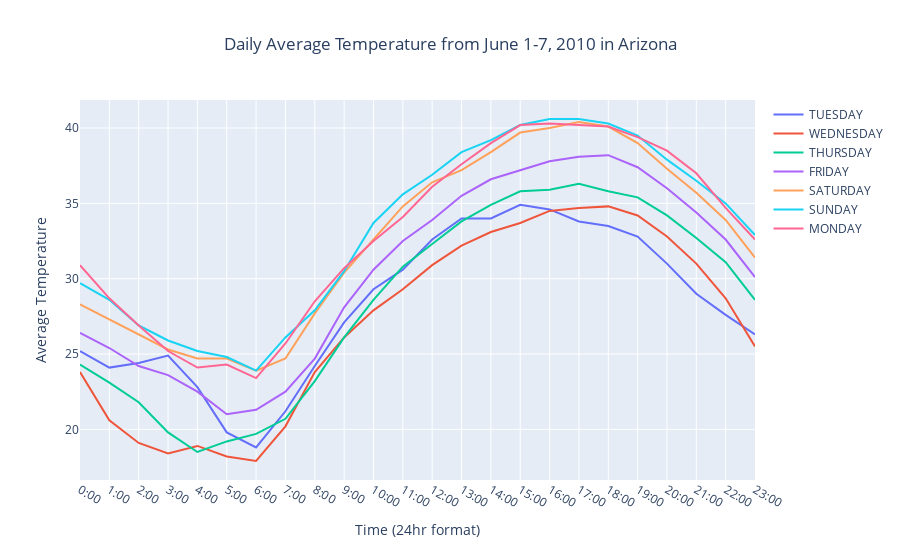

The notebook cell saved with this chart:
### Code cell
days = ['TUESDAY', 'WEDNESDAY','THURSDAY','FRIDAY','SATURDAY','SUNDAY','MONDAY']
data = []
for day in days:
    trace = go.Scatter(
                      x = df['LST_TIME'],
                      y = df[df['DAY']==day]['T_HR_AVG'],
                      mode = 'lines',
                      name = day
    )
    data.append(trace)

layout = go.Layout(title = dict(text = 'Daily Average Temperature from June 1-7, 2010 in Arizona', x = 0.5),
                   xaxis = dict(title = 'Time (24hr format)'),
                   yaxis = dict(title = 'Average Temperature'),
                   
)

fig = go.Figure(data = data, layout = layout)
fig.show()

### Figure 1 — Plotly figure (JSON) as saved in the notebook; plotly's stock layout.template omitted (floating-point values rounded to 4 significant figures; data arrays with more than 128 entries replaced by an {"elided": "..."} marker saying what was removed)
{"data": [{"mode": "lines", "name": "TUESDAY", "type": "scatter", "x": {"elided": "168 str values"}, "y": [25.2, 24.1, 24.4, 24.9, 22.8, 19.8, 18.8, 21.2, 24.2, 27.1, 29.3, 30.6, 32.6, 34, 34, 34.9, 34.6, 33.8, 33.5, 32.8, 31, 29, 27.6, 26.3]}, {"mode": "lines", "name": "WEDNESDAY", "type": "scatter", "x": {"elided": "168 str values"}, "y": [23.8, 20.6, 19.1, 18.4, 18.9, 18.2, 17.9, 20.2, 23.8, 26.1, 27.9, 29.3, 30.9, 32.2, 33.1, 33.7, 34.5, 34.7, 34.8, 34.2, 32.8, 31, 28.7, 25.5]}, {"mode": "lines", "name": "THURSDAY", "type": "scatter", "x": {"elided": "168 str values"}, "y": [24.3, 23.1, 21.8, 19.8, 18.5, 19.2, 19.7, 20.7, 23.2, 26.1, 28.6, 30.8, 32.3, 33.8, 34.9, 35.8, 35.9, 36.3, 35.8, 35.4, 34.2, 32.7, 31.1, 28.6]}, {"mode": "lines", "name": "FRIDAY", "type": "scatter", "x": {"elided": "168 str values"}, "y": [26.4, 25.4, 24.2, 23.6, 22.5, 21, 21.3, 22.5, 24.7, 28.1, 30.6, 32.5, 33.9, 35.5, 36.6, 37.2, 37.8, 38.1, 38.2, 37.4, 36, 34.4, 32.6, 30.1]}, {"mode": "lines", "name": "SATURDAY", "type": "scatter", "x": {"elided": "168 str values"}, "y": [28.3, 27.3, 26.3, 25.3, 24.7, 24.7, 23.9, 24.7, 27.7, 30.4, 32.6, 34.8, 36.4, 37.2, 38.4, 39.7, 40, 40.4, 40.1, 39, 37.3, 35.7, 33.9, 31.4]}, {"mode": "lines", "name": "SUNDAY", "type": "scatter", "x": {"elided": "168 str values"}, "y": [29.7, 28.6, 26.9, 25.9, 25.2, 24.8, 23.9, 26.1, 27.9, 30.5, 33.7, 35.6, 36.9, 38.4, 39.2, 40.2, 40.6, 40.6, 40.3, 39.5, 37.9, 36.5, 35, 32.9]}, {"mode": "lines", "name": "MONDAY", "type": "scatter", "x": {"elided": "168 str values"}, "y": [30.9, 28.7, 26.9, 25.2, 24.1, 24.3, 23.4, 25.7, 28.5, 30.7, 32.5, 34.1, 36.1, 37.6, 39, 40.2, 40.3, 40.2, 40.1, 39.4, 38.5, 37, 34.7, 32.6]}], "layout": {"title": {"text": "Daily Average Temperature from June 1-7, 2010 in Arizona", "x": 0.5}, "xaxis": {"title": {"text": "Time (24hr format)"}}, "yaxis": {"title": {"text": "Average Temperature"}}}}
